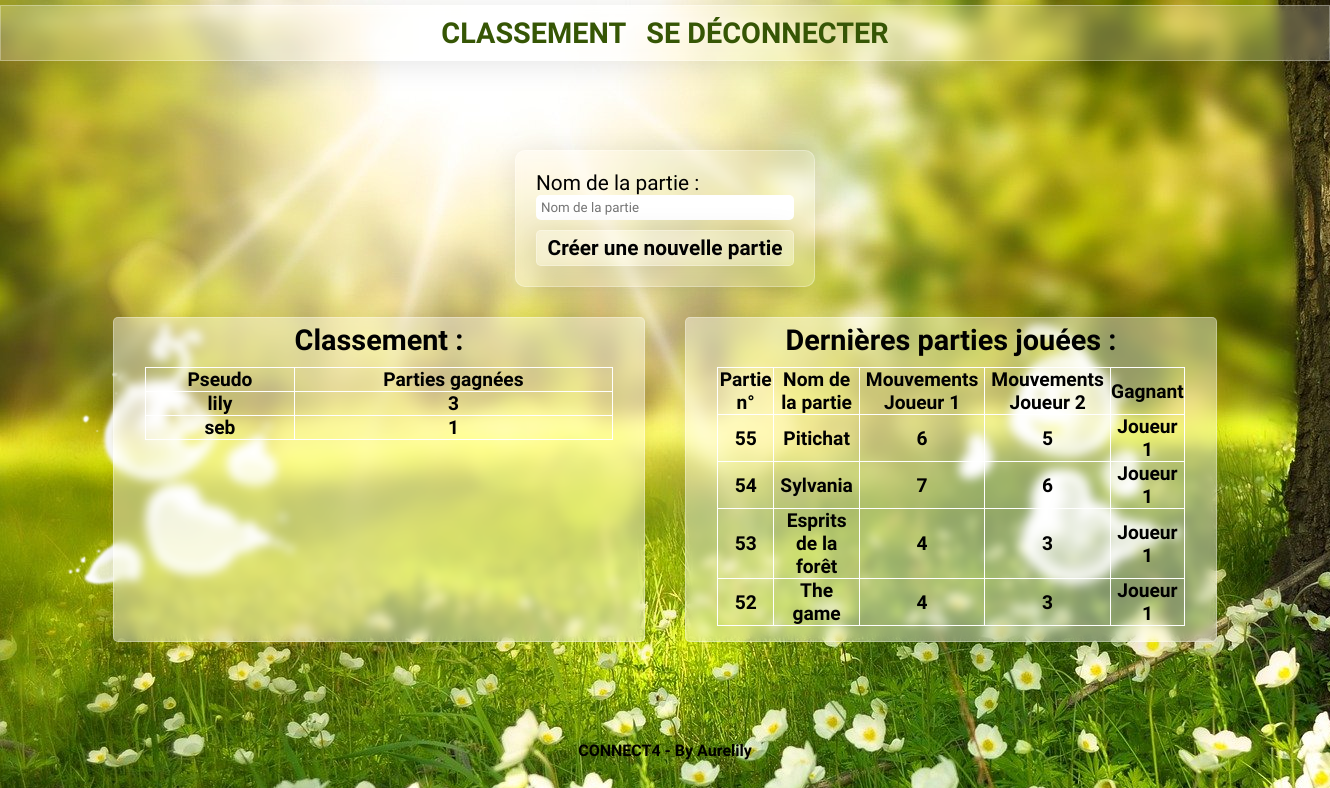
The app's page /stats.php (signed in) with its own data.
### tables this page shows
CREATE TABLE `creators` (
  `id_creator` int(11) NOT NULL,
  `login` text NOT NULL,
  `password` text NOT NULL,
  `win_games` int(11) NOT NULL
);

CREATE TABLE `games` (
  `id_game` int(11) NOT NULL,
  `id_player1` int(11) NOT NULL,
  `game_name` text NOT NULL,
  `moves_player1` int(11) NOT NULL,
  `moves_player2` int(11) NOT NULL,
  `winner` text
);

### Model/User.php (called while the page is built, shortened)
<?php
require_once 'Model/Model.php';
abstract class User extends Model
{
public static function getAllUsers()
{
    $sql = "SELECT login, win_games FROM creators ORDER BY win_games DESC";
    $selectQuery = self::requestExecute($sql);
    $infos = $selectQuery->fetchAll(PDO::FETCH_ASSOC);
    return $infos;
}
}

### Model/Model.php (called while the page is built)
<?php
abstract class Model {
    private static $bdd;
    private static function getBdd()
    {
        $servername = 'localhost';
        $username = 'root';
        $password = 'root';
        $db = 'connect4';
        try
        {
            self::$bdd = new PDO( "mysql:host=$servername;dbname=$db", $username, $password,
                            array(PDO::ATTR_ERRMODE => PDO::ERRMODE_EXCEPTION) );
            return self::$bdd;
        }
        catch (PDOException $e)
        {
            echo "Connection failed: " . $e->getMessage();
        }
    }
    public static function requestExecute($sql, $params = null)
    {
        if ($params == null)
        {
            $result = self::getBdd()->query($sql);
        }
        else
        {
            $result = self::getBdd()->prepare($sql);
            $result->execute($params);
        }
        return $result;
    }
}

### Model/Game.php (called while the page is built, shortened)
<?php
require_once 'Model/Model.php';
Class Game extends Model {
public static function getGames(){
    $sql = "SELECT id_game, game_name, moves_player1, moves_player2, winner FROM games ORDER BY id_game DESC LIMIT 15";
    $selectQuery = self::requestExecute($sql);
    $infos = $selectQuery->fetchAll(PDO::FETCH_ASSOC);
    return $infos;
}
}

### stats.php (the view, shortened to what this page needs)
<?php require_once('Model/User.php');?>
<?php require_once('Model/Game.php');?>
<main>
          <ul class="circles">
    </ul>
    <div class="formContainer">
        <form class="formClassement glassEffect" action ="" method="POST">
            <label for="game_name">Nom de la partie :</label>
            <input type="text" name="game_name" placeholder="Nom de la partie"/>
            <button class="glassEffect" type="submit" name="submit_game" >Créer une nouvelle partie</button>
        </form>
    </div>
    <div class="statContainer">
         <div class="winnersStats">
             <h2>Classement :</h2>
             <table class="tableStat">
                <thead>
                    <tr>
                        <th>Pseudo</th>
                        <th>Parties gagnées</th>
                    </tr>
                </thead>
                <tbody>
                    <?php
                    $users = User::getAllUsers();
                    foreach($users as $user){
                        echo ('<tr><td>'.$user['login'].'</td><td>'.$user['win_games'].'</td></tr>');
                    }
                    ?>
                </tbody>
             </table>
       </div>
        <div class="recapStats">
            <h2>Dernières parties jouées :</h2>
            <table class="tableStat">
                <thead>
                    <tr>
                        <th>Partie n°</th>
                        <th>Nom de la partie</th>
                        <th>Mouvements Joueur 1</th>
                        <th>Mouvements Joueur 2</th>
                        <th>Gagnant</th>
                    </tr>
                </thead>
                <tbody>
                    <?php
                    $games = Game::getGames();
                    foreach($games as $game){
                        echo ('<tr>
                        <td>'.$game['id_game'].'</td>
                        <td>'.$game['game_name'].'</td>
                        <td>'.$game['moves_player1'].'</td>
                        <td>'.$game['moves_player2'].'</td>
                        <td>'.$game['winner'].'</td>
                        </tr>');
                    }
                    ?>
                </tbody>
             </table>
        </div>
    </div>
</main>
<?php require_once ('View/layout.php')?>

### View/CSS/style.css (style rules this page uses)
* { margin: 0; padding: 0; box-sizing: border-box; font-family: "Alumni Sans Pinstripe", sans-serif; }
body { background-image: url("../../Media/forest.jpg"); background-attachment: fixed; }
.glassEffect { background: rgba(255, 255, 255, 0.2); box-shadow: 0 4px 30px rgba(0, 0, 0, 0.1); backdrop-filter: blur(5px); -webkit-backdrop-filter: blur(5px); border: 1px solid rgba(255, 255, 255, 0.3); }
main { width: 100%; min-height: 85vh; margin: 0 auto; display: flex; flex-direction: column; justify-content: center; align-items: center; }
.formClassement { z-index: 12; font-size: 1.3em; width: 300px; display: flex; flex-direction: column; padding: 20px; border-radius: 10px; }
.formContainer { display: flex; justify-content: center; align-items: center; padding: 10px; }
.forms input, .formClassement input { margin-bottom: 10px; padding: 5px; border-radius: 5px; border: none; }
.forms button, .formClassement button { text-align: center; width: 100%; font-size: 1em; font-weight: bold; border-radius: 5px; padding: 5px; }
.statContainer { display: flex; justify-content: center; width: 100%; }
.winnersStats, .recapStats { width: 40%; font-size: 1.2em; font-weight: 900; background: rgba(255, 255, 255, 0.4); box-shadow: 0 4px 30px rgba(0, 0, 0, 0.1); backdrop-filter: blur(5px); -webkit-backdrop-filter: blur(5px); border: 1px solid rgba(255, 255, 255, 0.3); border-radius: 5px; padding: 5px; margin: 20px; display: flex; flex-direction: column; align-items: center; }
.tableStat { border: solid 1px white; width: 90%; border-collapse: collapse; margin: 10px; }
.tableStat td, .tableStat th { border: solid 1px white; text-align: center; border-collapse: collapse; }

### View/CSS/specials.css (style rules this page uses)
.circles { position: absolute; top: 60px; left: 0; width: 100%; height: 90%; overflow: hidden; }

### records on screen
creators: login "lily", win_games "3"
creators: login "seb", win_games "1"
games: id_game "55", game_name "Pitichat", moves_player1 "6", moves_player2 "5", winner "Joueur 1"
games: id_game "54", game_name "Sylvania", moves_player1 "7", moves_player2 "6", winner "Joueur 1"
games: id_game "53", game_name "Esprits de la forêt", moves_player1 "4", moves_player2 "3", winner "Joueur 1"
games: id_game "52", game_name "The game", moves_player1 "4", moves_player2 "3", winner "Joueur 1"
